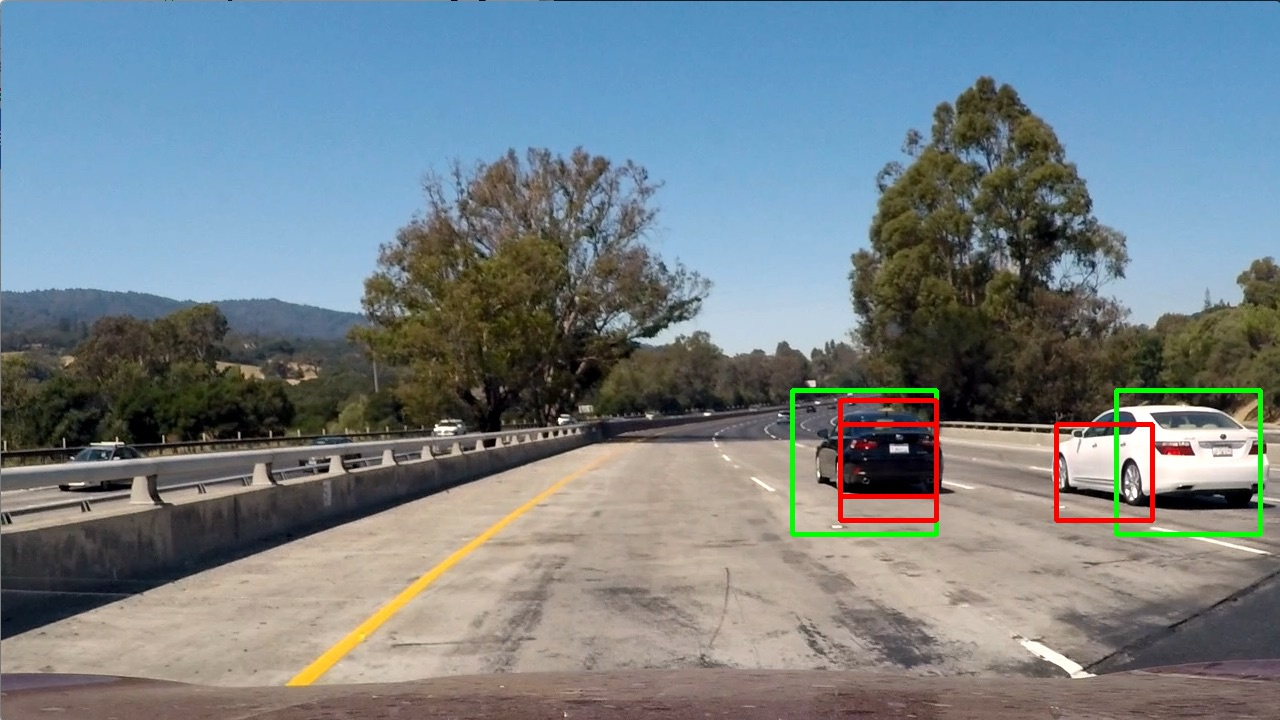
#> input picture output_images/out_test1.jpg, 1280 x 720 px; its folder holds 4 pictures in this run
$ jupyter execute --allow-errors vehicle_detection_cv.ipynb   (shell and % lines are left out)   (older library calls are emulated)
#> lines starting #> are read from the running program, lines starting #| are printed output that depends on the picture
**Vehicle Detection Project**

The goals / steps of this project are the following:

* Perform a Histogram of Oriented Gradients (HOG) feature extraction on a labeled training set of images and train a classifier Linear SVM classifier
* Optionally, you can also apply a color transform and append binned color features, as well as histograms of color, to your HOG feature vector.
* Note: for those first two steps don't forget to normalize your features and randomize a selection for training and testing.
* Implement a sliding-window technique and use your trained classifier to search for vehicles in images.
* Run your pipeline on a video stream (start with the test_video.mp4 and later implement on full project_video.mp4) and create a heat map of recurring detections frame by frame to reject outliers and follow detected vehicles.
* Estimate a bounding box for vehicles detected.

### 1 Training a Classifier
#### 1.1 Data Exploration

[cell 1]
import matplotlib.image as mpimg
import matplotlib.pyplot as plt
import numpy as np
import cv2
import glob
#from skimage.feature import hog
#from skimage import color, exposure
# images are divided up into vehicles and non-vehicles

cars = glob.glob('../training_data/vehicles/KITTI_extracted/*.png')
cars += glob.glob('../training_data/vehicles/GTI_Far/*.png')
cars += glob.glob('../training_data/vehicles/GTI_Left/*.png')
cars += glob.glob('../training_data/vehicles/GTI_Right/*.png')
cars += glob.glob('../training_data/vehicles/GTI_MiddleClose/*.png')

notcars = glob.glob('../training_data/non-vehicles/Extras/*.png')
notcars += glob.glob('../training_data/non-vehicles/GTI/*.png')

images = []
for image in images:
    if 'non-vehicles' in image or 'Extra' in image:
        notcars.append(image)
    else:
        cars.append(image)

# Define a function to return some characteristics of the dataset
def data_look(car_list, notcar_list):
    data_dict = {}
    # Define a key in data_dict "n_cars" and store the number of car images
    data_dict["n_cars"] = len(car_list)
    # Define a key "n_notcars" and store the number of notcar images
    data_dict["n_notcars"] = len(notcar_list)
    # Read in a test image, either car or notcar
    # Define a key "image_shape" and store the test image shape 3-tuple
    img_sample = mpimg.imread(car_list[0])
    data_dict["image_shape"] = img_sample.shape
    # Define a key "data_type" and store the data type of the test image.
    data_dict["data_type"] = img_sample.dtype
    # Return data_dict
    return data_dict

#> (the rest of this cell did not finish here and is left out)

#### 1.2 Feature Extraction

Image features refer to characteristics that set apart one image from another. One obvious feature is the color value of each pixel or histogram of all color values grouped in ranges (aka bins). A more complicated feature is called HOG, Histogram of Oriented Gradients. We are going to use skimage's hog function to extract the HOG feature from an image. Before calculating the HOG feature, we convert the image from RGB color space to the HLS color space as it handles different lighting situations better. For other HOG parameters, we chose an orientations of 9, pixels_per_cell of 8, and cells_per_block of 2.

[cell 2]
from skimage.feature import hog

# [26 lines left out: functions convert_color, get_hog_features, not called in this run]

def bin_spatial(img, size=(32, 32)):
  features = cv2.resize(img, size).ravel()
  return features

# [62 lines left out: functions bin_spatial2, color_hist, single_img_features, not called in this run]

# Define a function to extract features from a list of images
# Have this function call single_img_features
def extract_features(imgs, color_space='RGB', spatial_size=(32, 32),
                        hist_bins=32, orient=9,
                        pix_per_cell=8, cell_per_block=2, hog_channel=0,
                        spatial_feat=True, hist_feat=True, hog_feat=True):
    # Create a list to append feature vectors to
    features = []
    # Iterate through the list of images
    for file in imgs:
        # Read in each one by one
        # PNG read by mpimg.imread has values from 0-1
        image = mpimg.imread(file)
        file_features = single_img_features(image, color_space=color_space,
                            spatial_size=spatial_size, hist_bins=hist_bins,
                            orient=orient, pix_per_cell=pix_per_cell,
                            cell_per_block=cell_per_block,
                            hog_channel=hog_channel, spatial_feat=spatial_feat,
                            hist_feat=hist_feat, hog_feat=hog_feat)

        features.append(file_features)
    # Return list of feature vectors
    return features

## Testing
car_features = extract_features(cars[:1], hog_channel='ALL')

#> (a cell that did not finish here is left out)

#### 1.3 Training

For training the classifier, we first scaled the extracted features to zero mean and unit variance with a StandardScaler. We then split our data into 80% training set and 20% test/validation set. Finally we fit a SVM (LinearSVC) model and calculated its accuracy.

[cell 4]
import time
from sklearn.svm import LinearSVC
from sklearn.preprocessing import StandardScaler
from skimage.feature import hog
# NOTE: the next import is only valid for scikit-learn version <= 0.17
# for scikit-learn >= 0.18 use:
# from sklearn.model_selection import train_test_split
from sklearn.cross_validation import train_test_split
import pickle

color_space = 'HLS' # Can be RGB, HSV, LUV, HLS, YUV, YCrCb
orient = 9  # HOG orientations
pix_per_cell = 8 # HOG pixels per cell
cell_per_block = 2 # HOG cells per block
hog_channel = "ALL" # Can be 0, 1, 2, or "ALL"
spatial_size = (32, 32) # Spatial binning dimensions
hist_bins = 32    # Number of histogram bins
spatial_feat = False # Spatial features on or off
hist_feat = False # Histogram features on or off
hog_feat = True # HOG features on or off
num_samples = 8000

start = time.time()
car_features = extract_features(cars[0:num_samples], color_space=color_space,
                        spatial_size=spatial_size, hist_bins=hist_bins,
                        orient=orient, pix_per_cell=pix_per_cell,
                        cell_per_block=cell_per_block,
                        hog_channel=hog_channel, spatial_feat=spatial_feat,
                        hist_feat=hist_feat, hog_feat=hog_feat)
notcar_features = extract_features(notcars[0:num_samples], color_space=color_space,
                        spatial_size=spatial_size, hist_bins=hist_bins,
                        orient=orient, pix_per_cell=pix_per_cell,
                        cell_per_block=cell_per_block,
                        hog_channel=hog_channel, spatial_feat=spatial_feat,
                        hist_feat=hist_feat, hog_feat=hog_feat)

X = np.vstack((car_features, notcar_features)).astype(np.float64)
# Fit a per-column scaler
#> (the rest of this cell did not finish here and is left out)

[cell 5]
# Split up data into randomized training and test sets
rand_state = np.random.randint(0, 100)
#> (the rest of this cell did not finish here and is left out)

### 2 Sliding Window Search on Single Image

#### 2.1 Sliding Window Feature Extraction and Search
Now we trained a classifier, we can use it to search for cars on a single image. First, we need a function to create a list of search windows (i.e. bounding boxes). Then we need a function to extract features from each window. We pass the extracted features to our classifier to make a prediction.

A few considerations here are important to make searching work. First is the fact we don't need the sliding windows to cover the entire image as we are not interested in cars in the sky (not yet). We can safely ignore the upper half of the image. Similarly we can ignore a part of the bottom as well because that was mostly the dashboard. This reduces the number of windows to search and speed up the algorithm. The second consideration is how much overlapping is necessary between windows. If the overlap is too small, you may miss areas of interests. If the overlap is too large, you end up with a lot of windows to search. Unfortunately it requires a lot of trial and error to choose the right set of parameters such as y start/stop position and overlap ratio.

Last but not the least, we used four different window sizes (192x192, 144x144, 96x96, 64x64) to perform the sliding search. We created a function called `multi_scale_search()` to make this process easier. Through trial and error, we found that an 75% overlap worked the most reliably.

[cell 6]
# Define a function that takes an image,
# start and stop positions in both x and y,
# window size (x and y dimensions),
# and overlap fraction (for both x and y)
# [121 lines left out: functions slide_window, draw_boxes, search_windows, multi_scale_search, draw_two_imgs, not called in this run]

#> (a cell that did not finish here is left out)

[cell 8]
## Run sliding window search on more test images
test_imgs = glob.glob('test_images/*.jpg')
output_dir = 'output_images/out_'
for file in test_imgs:
    image = mpimg.imread(file)
    hot_windows, all_windows, image_carbox = multi_scale_search(image, x_start_stops, y_start_stops,
                   xy_windows, xy_overlaps, box_colors, debug_boxes=True)
    output_file = output_dir+file.split('/')[-1]
    mpimg.imsave(output_file, image_carbox)

[cell 9]
## Show output images
out_files = glob.glob('output_images/*.jpg')
fig, axarr = plt.subplots(2, 3, figsize=(18, 9))

for index, file in enumerate(out_files):
    fig.tight_layout()
    r = np.int(index / 3)
    c = index % 3
    image = mpimg.imread(file)
#> image is the input picture: shape (720, 1280, 3); mean R, G, B 117.5, 128.8, 134.4
    axarr[r, c].imshow(image)
    title = "Image {0}".format(index+1)
    axarr[r, c].set_title(title)
    plt.subplots_adjust(left=0., right=1, top=0.9, bottom=0.)
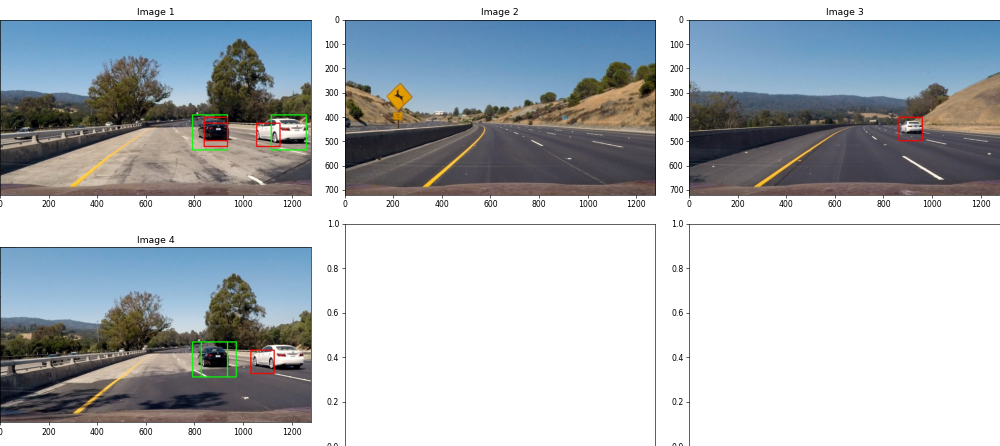
#> figure drawn by matplotlib, 4 panels

#### 2.2 Remove False Positives

We will use the heatmap technique to remove false positive from our prediction.

[cell 10]
import matplotlib.image as mpimg
import matplotlib.pyplot as plt
import numpy as np
import pickle
import cv2
from scipy.ndimage.measurements import label

# Read in a pickle file with bboxes saved
# Each item in the "all_bboxes" list will contain a
# list of boxes for one of the images shown above
#box_list = pickle.load( open( "bbox_pickle.p", "rb" ))
#> (the rest of this cell did not finish here and is left out)

#### 2.3 HOG Sampling Optimization

One optimization technique mentioned in the lecture was to use sub-sample to only calculate HOG once. In theory this should speed things up but it was actually performing slower in my test. Wasn't sure what went wrong here.

[cell 11]
# Define a single function that can extract features using hog sub-sampling and make predictions
# [63 lines left out: function find_cars, not called in this run]

ystart = 320
#> ystart = 320
ystop = 640
scale = 1.5
#> (the rest of this cell did not finish here and is left out)

### 3 Sliding Window Search on Video

Now put everything together, we create our image process pipeline via the `process_image` function. We are going to use a helper class to keep track of the hot windows from the last `n` video frames, in order to have a more reliable algorithm to remove false positives through heatmap/thresholding.

The result of running the process pipeline on project_video.mp4 is [project_video_out.mp4](project_video_out.mp4)

[cell 12]
from collections import deque

class DetectionBoxes:
    def __init__(self, n):
#> called with n = 10
        self.n = n
#> self.n = 10
        self.current_frame = None
        self.queued_frames = deque([], maxlen=n)
        self.all_boxes = []

    # [11 lines left out: function add_frame, not called in this run]

detector = DetectionBoxes(10)

candidate_windows = []
#> (the rest of this cell did not finish here and is left out)
